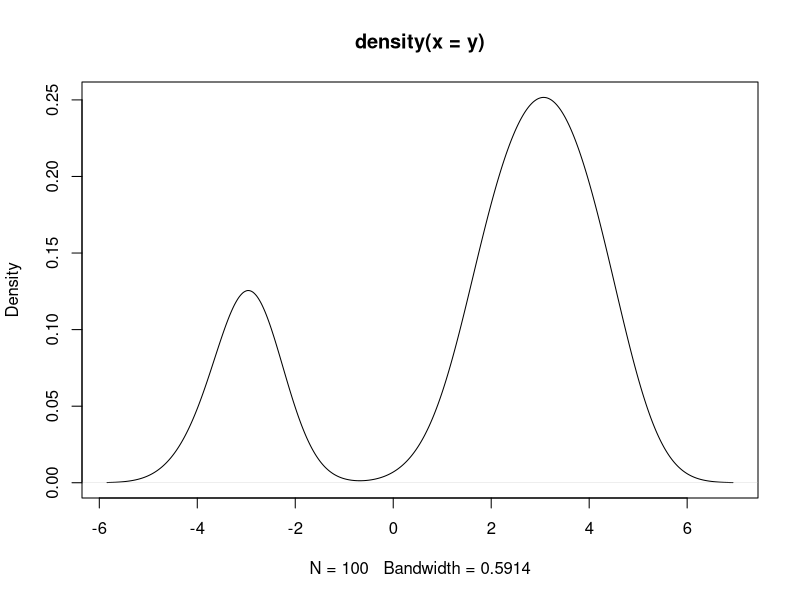

Recreate this plot in R. (Note: this script raises an error after producing the figure.)
### EM Algorithm for univariate case 

### Data generate 
x =  rbinom(100,1,0.75)
y  = rnorm(length(x),3,1)
y[which(x==0)] = rnorm(length(which(x==0)),-3,0.5)
plot(density(y))

## Parameters: p,mu,sigma 
##Initial values:  
C = 2; iter.max = 50
p = rep(0.5,C); mu = c(-2,2); sigma = rep(1,C); z = array(0, dim = c(length(x),C))

##Estep: Generating latent Variables.
for(ss in 1:iter.max)
{

for(ii in 1:length(x))
{
  #print(weights(y[ii], p, mu, sigma))
  z[ii,] = t(rmultinom(1, (C-1), prob = weights(y[ii], p, mu, sigma)))
}

## Mstep Estimation:
for(jj in 1:C)
{
  y1        = y[which(z[,jj]==1)]
  mu[jj]    = mean(y1)
  sigma[jj] = sd(y1)
  p[jj]     = length(y1)/length(y)
}

  print(mu)
  print(sigma)
  
}

weights     = function(x, p, mu, sigma)
{
  ww = NULL 
  for(kk in 1:C)
  ww        =  c(ww, p[kk]*dnorm(x, mean = mu[kk], sigma[kk]))
  return(ww/sum(ww))
}

#Result: Compare
length(intersect(which(x==1),which(z[,1]==0)))/length(which(x==1)) 


Loglik  = function()
{
   
}


bic   =  function()
{
  
}  


